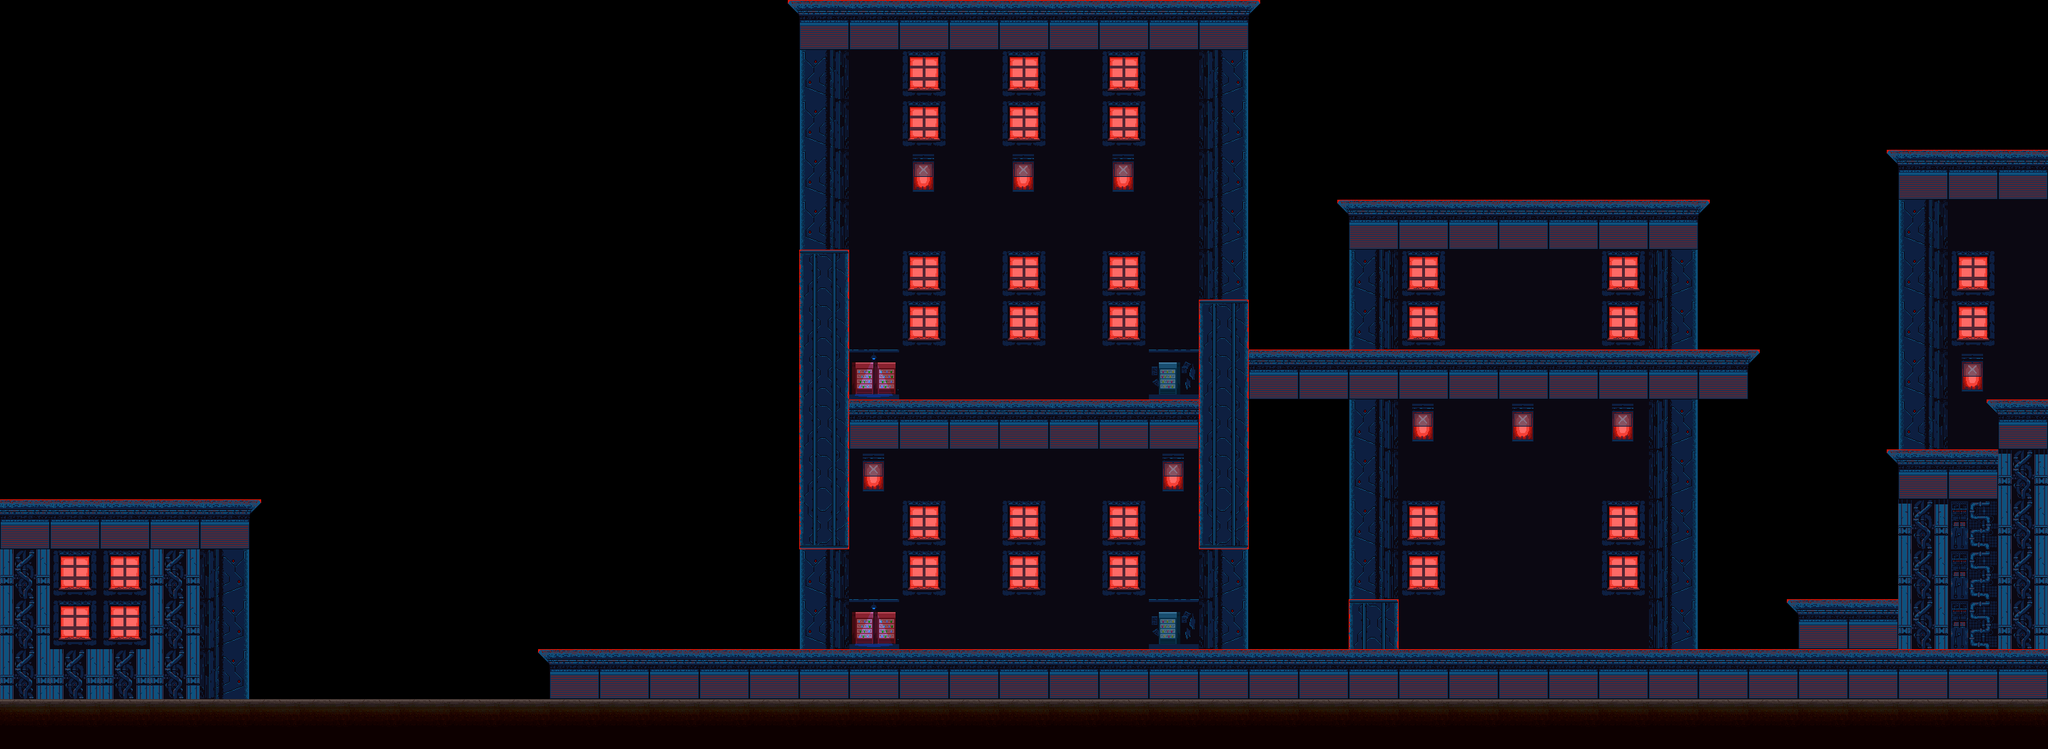

Rendered tile map (Tiled .tmx) drawn with the repository's tilesets; below, a short description and the full map source, tile grids included:
An orthogonal 41x15 tile map with 70x70 px tiles, 3 tile layers (Ground, Background, Acc).

<map version="1.5" tiledversion="1.6.0" orientation="orthogonal" renderorder="right-down" width="41" height="15" tilewidth="70" tileheight="70" infinite="0" nextlayerid="4" nextobjectid="1">
 <editorsettings>
  <export target="Level2Re.json" format="json" />
 </editorsettings>
 <tileset firstgid="1" name="TilesR" tilewidth="70" tileheight="70" tilecount="35" columns="5">
  <image source="TilesR.png" trans="000000" width="351" height="490" />
 </tileset>
 <layer id="1" name="Ground" width="41" height="15">
  <data encoding="csv">
0,0,0,0,0,0,0,0,0,0,0,0,0,0,0,0,7,7,7,7,7,7,7,7,7,0,0,0,0,0,0,0,0,0,0,0,0,0,0,0,0,
0,0,0,0,0,0,0,0,0,0,0,0,0,0,0,0,0,0,0,0,0,0,0,0,0,0,0,0,0,0,0,0,0,0,0,0,0,0,0,0,0,
0,0,0,0,0,0,0,0,0,0,0,0,0,0,0,0,0,0,0,0,0,0,0,0,0,0,0,0,0,0,0,0,0,0,0,0,0,0,0,0,0,
0,0,0,0,0,0,0,0,0,0,0,0,0,0,0,0,0,0,0,0,0,0,0,0,0,0,0,0,0,0,0,0,0,0,0,0,0,0,7,7,7,
0,0,0,0,0,0,0,0,0,0,0,0,0,0,0,0,0,0,0,0,0,0,0,0,0,0,0,7,7,7,7,7,7,7,0,0,0,0,0,0,0,
0,0,0,0,0,0,0,0,0,0,0,0,0,0,0,0,22,0,0,0,0,0,0,0,0,0,0,0,0,0,0,0,0,0,0,0,0,0,0,0,0,
0,0,0,0,0,0,0,0,0,0,0,0,0,0,0,0,22,0,0,0,0,0,0,0,17,0,0,0,0,0,0,0,0,0,0,0,0,0,0,0,0,
0,0,0,0,0,0,0,0,0,0,0,0,0,0,0,0,22,0,0,0,0,0,0,0,17,7,7,7,7,7,7,7,7,7,7,0,0,0,0,0,0,
0,0,0,0,0,0,0,0,0,0,0,0,0,0,0,0,22,7,7,7,7,7,7,7,17,0,0,0,0,0,0,0,0,0,0,0,0,0,0,0,7,
0,0,0,0,0,0,0,0,0,0,0,0,0,0,0,0,22,0,0,0,0,0,0,0,17,0,0,0,0,0,0,0,0,0,0,0,0,0,7,7,14,
7,7,7,7,7,0,0,0,0,0,0,0,0,0,0,0,22,0,0,0,0,0,0,0,17,0,0,0,0,0,0,0,0,0,0,0,0,0,14,15,9,
9,13,13,9,17,0,0,0,0,0,0,0,0,0,0,0,0,0,0,0,0,0,0,0,0,0,0,0,0,0,0,0,0,0,0,0,0,0,9,15,9,
9,13,13,9,17,0,0,0,0,0,0,0,0,0,0,0,0,0,0,0,0,0,0,0,0,0,0,5,0,0,0,0,0,0,0,0,7,7,9,15,9,
9,9,9,9,17,0,0,0,0,0,0,7,7,7,7,7,7,7,7,7,7,7,7,7,7,7,7,7,7,7,7,7,7,7,7,7,7,7,7,7,7,
12,12,12,12,12,12,12,12,12,12,12,12,12,12,12,12,12,12,12,12,12,12,12,12,12,12,12,12,12,12,12,12,12,12,12,12,12,12,12,12,12
</data>
 </layer>
 <layer id="2" name="Background" width="41" height="15">
  <data encoding="csv">
0,0,0,0,0,0,0,0,0,0,0,0,0,0,0,0,0,0,0,0,0,0,0,0,0,0,0,0,0,0,0,0,0,0,0,0,0,0,0,0,0,
0,0,0,0,0,0,0,0,0,0,0,0,0,0,0,0,2,2,13,2,13,2,13,2,2,0,0,0,0,0,0,0,0,0,0,0,0,0,0,0,0,
0,0,0,0,0,0,0,0,0,0,0,0,0,0,0,0,2,2,13,2,13,2,13,2,2,0,0,0,0,0,0,0,0,0,0,0,0,0,0,0,0,
0,0,0,0,0,0,0,0,0,0,0,0,0,0,0,0,2,2,19,2,19,2,19,2,2,0,0,0,0,0,0,0,0,0,0,0,0,0,0,0,0,
0,0,0,0,0,0,0,0,0,0,0,0,0,0,0,0,2,2,2,2,2,2,2,2,2,0,0,0,0,0,0,0,0,0,0,0,0,0,22,2,2,
0,0,0,0,0,0,0,0,0,0,0,0,0,0,0,0,0,2,13,2,13,2,13,2,2,0,0,22,13,2,2,2,13,17,0,0,0,0,22,13,2,
0,0,0,0,0,0,0,0,0,0,0,0,0,0,0,0,0,2,13,2,13,2,13,2,0,0,0,22,13,2,2,2,13,17,0,0,0,0,22,13,2,
0,0,0,0,0,0,0,0,0,0,0,0,0,0,0,0,0,18,2,2,2,2,2,20,0,0,0,0,0,0,0,0,0,0,0,0,0,0,22,19,2,
0,0,0,0,0,0,0,0,0,0,0,0,0,0,0,0,0,0,0,0,0,0,0,0,0,0,0,22,19,2,19,2,19,17,0,0,0,0,22,2,0,
0,0,0,0,0,0,0,0,0,0,0,0,0,0,0,0,0,19,2,2,2,2,2,19,0,0,0,22,2,2,2,2,2,17,0,0,0,0,0,0,0,
0,0,0,0,0,0,0,0,0,0,0,0,0,0,0,0,0,2,13,2,13,2,13,2,0,0,0,22,13,2,2,2,13,17,0,0,0,0,0,0,0,
0,0,0,0,0,0,0,0,0,0,0,0,0,0,0,0,22,2,13,2,13,2,13,2,17,0,0,22,13,2,2,2,13,17,0,0,0,0,0,0,0,
0,0,0,0,0,0,0,0,0,0,0,0,0,0,0,0,22,18,2,2,2,2,2,20,17,0,0,0,2,2,2,2,2,17,0,0,0,0,0,0,0,
0,0,0,0,0,0,0,0,0,0,0,0,0,0,0,0,0,0,0,0,0,0,0,0,0,0,0,0,0,0,0,0,0,0,0,0,0,0,0,0,0,
0,0,0,0,0,0,0,0,0,0,0,0,0,0,0,0,0,0,0,0,0,0,0,0,0,0,0,0,0,0,0,0,0,0,0,0,0,0,0,0,0
</data>
 </layer>
 <layer id="3" name="Acc" width="41" height="15">
  <data encoding="csv">
0,0,0,0,0,0,0,0,0,0,0,0,0,0,0,6,0,0,0,0,0,0,0,0,0,8,0,0,0,0,0,0,0,0,0,0,0,0,0,0,0,
0,0,0,0,0,0,0,0,0,0,0,0,0,0,0,0,22,0,0,0,0,0,0,0,17,0,0,0,0,0,0,0,0,0,0,0,0,0,0,0,0,
0,0,0,0,0,0,0,0,0,0,0,0,0,0,0,0,22,0,0,0,0,0,0,0,17,0,0,0,0,0,0,0,0,0,0,0,0,0,0,0,0,
0,0,0,0,0,0,0,0,0,0,0,0,0,0,0,0,22,0,0,0,0,0,0,0,17,0,0,0,0,0,0,0,0,0,0,0,0,6,0,0,0,
0,0,0,0,0,0,0,0,0,0,0,0,0,0,0,0,22,0,0,0,0,0,0,0,17,0,6,0,0,0,0,0,0,0,8,0,0,0,0,0,0,
0,0,0,0,0,0,0,0,0,0,0,0,0,0,0,0,5,0,0,0,0,0,0,0,17,0,0,0,0,0,0,0,0,0,0,0,0,0,0,0,0,
0,0,0,0,0,0,0,0,0,0,0,0,0,0,0,0,10,0,0,0,0,0,0,0,5,0,0,0,0,0,0,0,0,0,0,0,0,0,0,0,0,
0,0,0,0,0,0,0,0,0,0,0,0,0,0,0,0,10,0,0,0,0,0,0,0,10,0,0,0,0,0,0,0,0,0,0,8,0,0,0,0,0,
0,0,0,0,0,0,0,0,0,0,0,0,0,0,0,0,10,0,0,0,0,0,0,0,10,0,0,0,0,0,0,0,0,0,0,0,0,0,0,6,0,
0,0,0,0,0,0,0,0,0,0,0,0,0,0,0,0,10,0,0,0,0,0,0,0,10,0,0,0,0,0,0,0,0,0,0,0,0,6,0,0,0,
0,0,0,0,0,8,0,0,0,0,0,0,0,0,0,0,1073741829,0,0,0,0,0,0,0,1073741829,0,0,0,0,0,0,0,0,0,0,0,0,0,0,0,0,
0,0,0,0,0,0,0,0,0,0,0,0,0,0,0,0,0,0,0,0,0,0,0,0,0,0,0,0,0,0,0,0,0,0,0,0,0,0,0,0,0,
0,0,0,0,0,0,0,0,0,0,0,0,0,0,0,0,0,0,0,0,0,0,0,0,0,0,0,0,0,0,0,0,0,0,0,6,0,0,0,0,0,
0,0,0,0,0,0,0,0,0,0,6,0,0,0,0,0,0,0,0,0,0,0,0,0,0,0,0,0,0,0,0,0,0,0,0,0,0,0,0,0,0,
29,29,29,29,29,29,29,29,29,29,29,29,29,29,29,29,29,29,29,29,29,29,29,29,29,29,29,29,29,29,29,29,29,29,29,29,29,29,29,29,29
</data>
 </layer>
</map>
